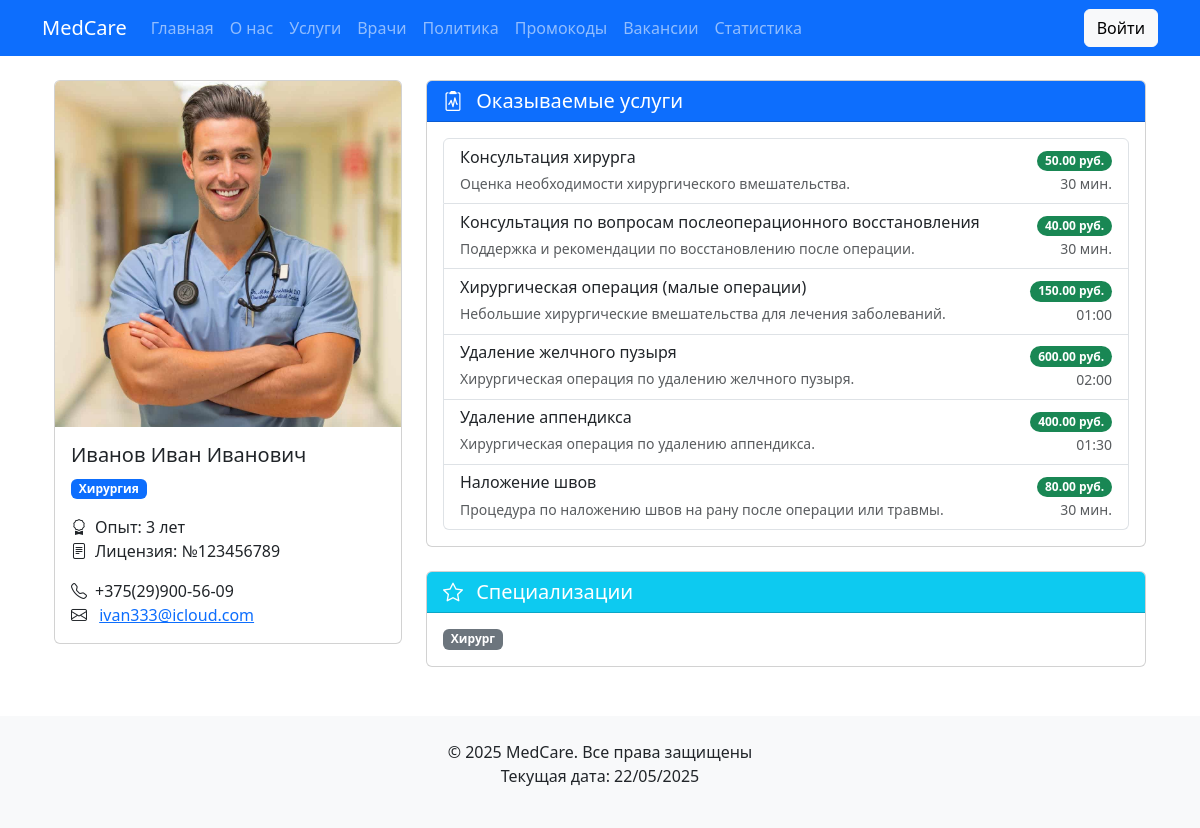
The page /doctors/1/ on the database its author committed.
### core/models.py (models this page shows, shortened)
class Doctor(models.Model):
    user = models.OneToOneField(User, on_delete=models.CASCADE, related_name='doctor')
    specializations = models.ManyToManyField(Specialization)
    department = models.ForeignKey(Department, on_delete=models.CASCADE)
    license_number = models.CharField(max_length=50)
    photo = models.ImageField(upload_to='doctors/', blank=True, null=True)
    experience = models.PositiveIntegerField(verbose_name="Опыт работы (лет)")
    full_name = models.CharField(max_length=200, verbose_name="Полное ФИО")
    start_date = models.DateField(verbose_name="Дата начала практики", default=timezone.now)
    services = models.ManyToManyField(
        'Service',
        related_name='doctors',
        verbose_name='Оказываемые услуги'
    )
    phone = models.CharField(
        max_length=20,
        validators=[
            RegexValidator(
                regex=r'^\+375\(\d{2}\)\d{3}-\d{2}-\d{2}$',
                message="Номер должен быть в формате +375 (29) XXX-XX-XX"
            )
        ],
        verbose_name="Телефон"
    )
    email = models.EmailField(verbose_name="Email")

class Department(models.Model):
    name = models.CharField(max_length=100)
    description = models.TextField()

class Service(models.Model):
    name = models.CharField(max_length=200, verbose_name="Название")
    short_description = models.CharField(
        max_length=200,
        verbose_name="Краткое описание"
    )
    full_description = models.TextField(verbose_name="Полное описание")
    price = models.DecimalField(
        max_digits=10,
        decimal_places=2,
        verbose_name="Стоимость"
    )
    duration = models.DurationField(verbose_name="Продолжительность")
    def duration_formatted(self):
        total_seconds = int(self.duration.total_seconds())
        hours = total_seconds // 3600
        minutes = (total_seconds % 3600) // 60
        return f"{hours:02d}:{minutes:02d}" if hours > 0 else f"{minutes} мин."

class Specialization(models.Model):
    name = models.CharField(max_length=100)
    description = models.TextField()

### core/views.py (the view)
# urls.py: re_path(r'^doctors/(?P<pk>\d+)/$', DoctorDetailView.as_view(), name='doctor-detail'),
class DoctorDetailView(DetailView):
    model = Doctor
    template_name = 'core/doctor_detail.html'
    context_object_name = 'doctor'

### core/templates/core/doctor_detail.html (shortened to what this page needs)
{% extends "core/base.html" %}
{% load static %}
{% block content %}
<div class="container mt-4">
    <div class="row">
        <div class="col-md-4 mb-4">
            <div class="card">
                {% if doctor.photo %}
                <img src="{{ doctor.photo.url }}"
                     class="card-img-top"
                     alt="{{ doctor.full_name }}"
                     style="max-height: 400px; object-fit: cover;">
                {% endif %}
                <div class="card-body">
                    <h5 class="card-title">{{ doctor.full_name }}</h5>
                    <div class="mb-3">
                        <span class="badge bg-primary">
                            {{ doctor.department.name }}
                        </span>
                    </div>
                    <p class="card-text">
                        <i class="bi bi-award me-2"></i>Опыт: {{ doctor.experience }} лет<br>
                        <i class="bi bi-file-text me-2"></i>Лицензия: {{ doctor.license_number }}
                    </p>
                    <p class="card-text">
                        <i class="bi bi-telephone me-2"></i>{{ doctor.phone }}<br>
                        <i class="bi bi-envelope me-2"></i>
                        <a href="mailto:{{ doctor.email }}">{{ doctor.email }}</a>
                    </p>
                </div>
            </div>
        </div>
        <div class="col-md-8">
            <div class="card mb-4">
                <div class="card-header bg-primary text-white">
                    <h5 class="mb-0">
                        <i class="bi bi-clipboard2-pulse me-2"></i>
                        Оказываемые услуги
                    </h5>
                </div>
                <div class="card-body">
                    <div class="list-group">
                        {% for service in doctor.services.all %}
                        <div class="list-group-item">
                            <div class="d-flex justify-content-between align-items-center">
                                <div>
                                    <h6 class="mb-1">{{ service.name }}</h6>
                                    <small class="text-muted">{{ service.short_description }}</small>
                                </div>
                                <div class="text-end">
                                    <span class="badge bg-success rounded-pill">
                                        {{ service.price }} руб.
                                    </span>
                                    <br>
                                    <small class="text-muted">
                                        {{ service.duration_formatted }}
                                    </small>
                                </div>
                            </div>
                        </div>
                        {% empty %}
                        <div class="alert alert-info mb-0">
                            Нет доступных услуг
                        </div>
                        {% endfor %}
                    </div>
                </div>
            </div>
            <div class="card">
                <div class="card-header bg-info text-white">
                    <h5 class="mb-0">
                        <i class="bi bi-star me-2"></i>
                        Специализации
                    </h5>
                </div>
                <div class="card-body">
                    <div class="d-flex flex-wrap gap-2">
                        {% for spec in doctor.specializations.all %}
                        <span class="badge bg-secondary">
                            {{ spec.name }}
                        </span>
                        {% endfor %}
                    </div>
                </div>
            </div>
        </div>
    </div>
</div>
{% endblock %}

### core/templates/core/base.html (shortened to what this page needs)
<!DOCTYPE html>
{% load static %}
<html lang="ru">
<head>
    <link rel="stylesheet" href="{% static 'css/style.css' %}">
    <link href="https://cdn.jsdelivr.net/npm/bootstrap@5.3.0/dist/css/bootstrap.min.css" rel="stylesheet">
    <link rel="stylesheet" href="https://cdn.jsdelivr.net/npm/bootstrap-icons@1.11.1/font/bootstrap-icons.css">
</head>
<body>
    <nav class="navbar navbar-expand-lg navbar-dark bg-primary">
        <div class="container">
            <a class="navbar-brand" href="/">MedCare</a>
            <div class="collapse navbar-collapse" id="navbarNav">
                <ul class="navbar-nav me-auto">
                    <li class="nav-item"><a class="nav-link" href="{% url 'home' %}">Главная</a></li>
                    <li class="nav-item"><a class="nav-link" href="{% url 'about' %}">О нас</a></li>
                    <li class="nav-item"><a class="nav-link" href="{% url 'services' %}">Услуги</a></li>
                    <li class="nav-item"><a class="nav-link" href="{% url 'doctors' %}">Врачи</a></li>
                    <li class="nav-item"><a class="nav-link" href="{% url 'privacy-policy' %}">Политика</a></li>
                    <li class="nav-item"><a class="nav-link" href="{% url 'promocodes' %}">Промокоды</a></li>
                    <li class="nav-item"><a class="nav-link" href="{% url 'vacancy-list' %}">Вакансии</a></li>
                    <li class="nav-item"><a class="nav-link" href="{% url 'statistics' %}">Статистика</a></li>
                </ul>
                <div class="d-flex">
                    {% if user.is_authenticated %}
                        <div class="dropdown">
                            <button class="btn btn-light dropdown-toggle"
                                    type="button"
                                    id="userMenu"
                                    data-bs-toggle="dropdown"
                                    aria-expanded="false">
                                {% if user.first_name or user.last_name %}
                                    {{ user.get_full_name }}
                                {% else %}
                                    {{ user.username }}
                                {% endif %}
                            </button>
                            <ul class="dropdown-menu dropdown-menu-end" aria-labelledby="userMenu">
                                <li>
                                    <form method="post" action="{% url 'logout' %}">
                                        {% csrf_token %}
                                        <button type="submit" class="dropdown-item">
                                            <i class="bi bi-box-arrow-right me-2"></i>Выйти
                                        </button>
                                    </form>
                                </li>
                            </ul>
                        </div>
                    {% else %}
                        <a href="{% url 'login' %}" class="btn btn-light">Войти</a>
                    {% endif %}
                </div>
            </div>
        </div>
    </nav>
    <main class="container mt-4">
        {% block content %}{% endblock %}
    </main>
    <footer class="bg-light mt-5 py-4">
        <div class="container text-center">
            <p class="mb-0">© 2025 MedCare. Все права защищены</p>
            <p>Текущая дата: {% now "d/m/Y" %}</p>
        </div>
    </footer>
</body>
</html>

### core/static/css/style.css (style rules this page uses)
body { font-family: 'Arial', sans-serif; }
.card { transition: transform 0.3s; }
footer { background-color: #e9ecef; }

### rows shown on the page
Doctor: photo (picture), full_name "Иванов Иван Иванович", department.name "Хирургия", experience "3", license_number "№123456789", phone "+375(29)900-56-09", email "ivan333@icloud.com"
Service: name "Консультация хирурга", short_description "Оценка необходимости хирургического вмешательства.", price "50.00", duration_formatted "30 мин."
Service: name "Консультация по вопросам послеоперационного восстановления", short_description "Поддержка и рекомендации по восстановлению после операции.", price "40.00", duration_formatted "30 мин."
Service: name "Хирургическая операция (малые операции)", short_description "Небольшие хирургические вмешательства для лечения заболеваний.", price "150.00", duration_formatted "01:00"
Service: name "Удаление желчного пузыря", short_description "Хирургическая операция по удалению желчного пузыря.", price "600.00", duration_formatted "02:00"
Service: name "Удаление аппендикса", short_description "Хирургическая операция по удалению аппендикса.", price "400.00", duration_formatted "01:30"
Service: name "Наложение швов", short_description "Процедура по наложению швов на рану после операции или травмы.", price "80.00", duration_formatted "30 мин."
Specialization: name "Хирург"
